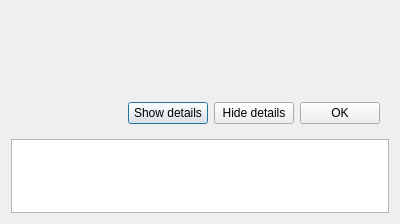
<?xml version="1.0" encoding="UTF-8"?>
<ui version="4.0">
 <class>Dialog</class>
 <widget class="QDialog" name="Dialog">
  <property name="geometry">
   <rect>
    <x>0</x>
    <y>0</y>
    <width>400</width>
    <height>224</height>
   </rect>
  </property>
  <property name="maximumSize">
   <size>
    <width>400</width>
    <height>400</height>
   </size>
  </property>
  <property name="baseSize">
   <size>
    <width>0</width>
    <height>0</height>
   </size>
  </property>
  <property name="windowTitle">
   <string>Dexas-Bot - Error Dialog</string>
  </property>
  <layout class="QVBoxLayout" name="verticalLayout">
   <item>
    <widget class="QWidget" name="widget_2" native="true">
     <property name="sizePolicy">
      <sizepolicy hsizetype="Preferred" vsizetype="Minimum">
       <horstretch>0</horstretch>
       <verstretch>0</verstretch>
      </sizepolicy>
     </property>
     <property name="maximumSize">
      <size>
       <width>401</width>
       <height>74</height>
      </size>
     </property>
     <layout class="QHBoxLayout" name="horizontalLayout_3">
      <item>
       <widget class="QLabel" name="label_icon">
        <property name="sizePolicy">
         <sizepolicy hsizetype="Fixed" vsizetype="Expanding">
          <horstretch>0</horstretch>
          <verstretch>0</verstretch>
         </sizepolicy>
        </property>
        <property name="minimumSize">
         <size>
          <width>48</width>
          <height>48</height>
         </size>
        </property>
        <property name="maximumSize">
         <size>
          <width>48</width>
          <height>48</height>
         </size>
        </property>
        <property name="text">
         <string/>
        </property>
        <property name="pixmap">
         <pixmap resource="../../resources/icons.qrc">:/dialog/img/error.png</pixmap>
        </property>
        <property name="scaledContents">
         <bool>true</bool>
        </property>
       </widget>
      </item>
      <item>
       <widget class="QWidget" name="widget_3" native="true">
        <layout class="QVBoxLayout" name="verticalLayout_3">
         <item>
          <widget class="QLabel" name="message_label">
           <property name="maximumSize">
            <size>
             <width>400</width>
             <height>25</height>
            </size>
           </property>
           <property name="cursor">
            <cursorShape>ArrowCursor</cursorShape>
           </property>
           <property name="text">
            <string/>
           </property>
           <property name="alignment">
            <set>Qt::AlignLeading|Qt::AlignLeft|Qt::AlignVCenter</set>
           </property>
           <property name="wordWrap">
            <bool>true</bool>
           </property>
          </widget>
         </item>
         <item>
          <widget class="QLabel" name="extra_label">
           <property name="maximumSize">
            <size>
             <width>400</width>
             <height>25</height>
            </size>
           </property>
           <property name="cursor">
            <cursorShape>ArrowCursor</cursorShape>
           </property>
           <property name="text">
            <string/>
           </property>
           <property name="wordWrap">
            <bool>true</bool>
           </property>
          </widget>
         </item>
        </layout>
       </widget>
      </item>
     </layout>
    </widget>
   </item>
   <item>
    <widget class="QWidget" name="vertical_spacer" native="true">
     <property name="sizePolicy">
      <sizepolicy hsizetype="Preferred" vsizetype="Expanding">
       <horstretch>0</horstretch>
       <verstretch>0</verstretch>
      </sizepolicy>
     </property>
    </widget>
   </item>
   <item>
    <widget class="QWidget" name="widget" native="true">
     <property name="maximumSize">
      <size>
       <width>400</width>
       <height>45</height>
      </size>
     </property>
     <layout class="QHBoxLayout" name="horizontalLayout">
      <item>
       <spacer name="horizontalSpacer">
        <property name="orientation">
         <enum>Qt::Horizontal</enum>
        </property>
        <property name="sizeHint" stdset="0">
         <size>
          <width>20</width>
          <height>20</height>
         </size>
        </property>
       </spacer>
      </item>
      <item>
       <widget class="QPushButton" name="show_details">
        <property name="cursor">
         <cursorShape>PointingHandCursor</cursorShape>
        </property>
        <property name="text">
         <string>Show details</string>
        </property>
        <property name="checkable">
         <bool>false</bool>
        </property>
        <property name="autoDefault">
         <bool>true</bool>
        </property>
       </widget>
      </item>
      <item>
       <widget class="QPushButton" name="hide_details">
        <property name="cursor">
         <cursorShape>PointingHandCursor</cursorShape>
        </property>
        <property name="text">
         <string>Hide details</string>
        </property>
       </widget>
      </item>
      <item>
       <widget class="QPushButton" name="ok_button">
        <property name="sizePolicy">
         <sizepolicy hsizetype="Fixed" vsizetype="Fixed">
          <horstretch>0</horstretch>
          <verstretch>0</verstretch>
         </sizepolicy>
        </property>
        <property name="cursor">
         <cursorShape>PointingHandCursor</cursorShape>
        </property>
        <property name="text">
         <string>OK</string>
        </property>
       </widget>
      </item>
     </layout>
    </widget>
   </item>
   <item>
    <widget class="QTextBrowser" name="detail_box">
     <property name="maximumSize">
      <size>
       <width>400</width>
       <height>300</height>
      </size>
     </property>
     <property name="contextMenuPolicy">
      <enum>Qt::DefaultContextMenu</enum>
     </property>
    </widget>
   </item>
  </layout>
 </widget>
 <resources>
  <include location="../../resources/icons.qrc"/>
 </resources>
 <connections/>
</ui>
